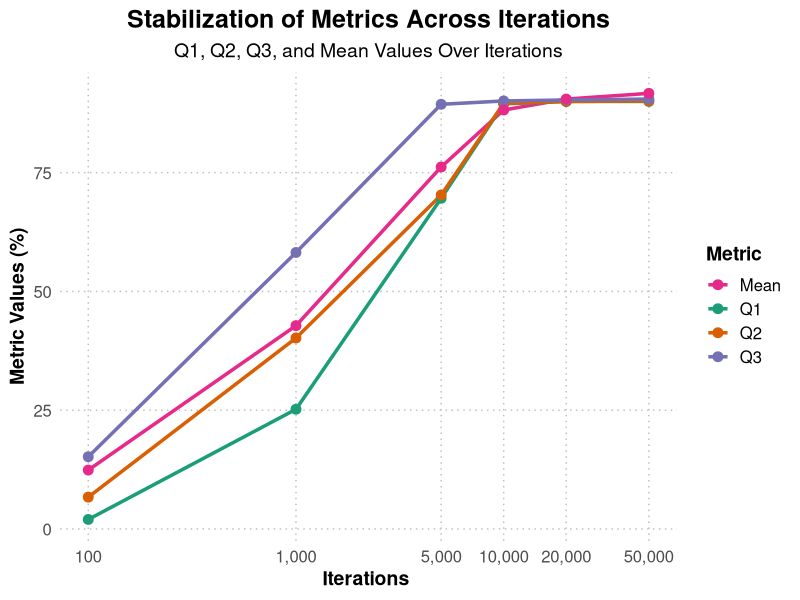
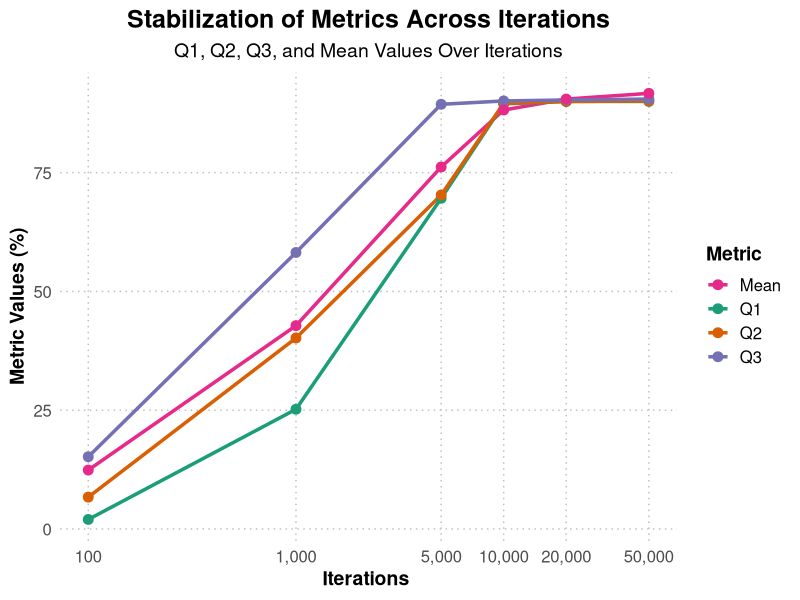

Write R code to recreate these figures, in order. (Note: this script raises an error after producing the figures.)
# Load necessary libraries
library(ggplot2)
library(tidyr)

# Example data
iterations <- c(100, 1000, 5000, 10000, 20000, 50000)
q1 <- c(2.0, 25.2, 69.6, 89.5, 90.0, 90.0) # Q1 values
q2 <- c(6.7, 40.2, 70.3, 89.6, 90.0, 90.1) # Median (Q2) values
q3 <- c(15.2, 58.2, 89.4, 90.1, 90.3, 90.5) # Q3 values
mean <- c(12.4, 42.8, 76.2, 88.2, 90.5, 91.7) # Mean values

data <- data.frame(Iterations = iterations, Q1 = q1, Q2 = q2, Q3 = q3, Mean = mean)

# Convert data to long format for ggplot
data_long <- pivot_longer(data, cols = c("Q1", "Q2", "Q3", "Mean"), names_to = "Metric", values_to = "Value")

# Create the fancy plot
ggplot(data_long, aes(x = Iterations, y = Value, color = Metric, group = Metric)) +
  geom_line(size = 1.2) + # Bold lines for clarity
  geom_point(size = 3) + # Distinct points
  scale_x_log10(breaks = iterations, labels = scales::comma_format()) + # Log scale with clean labels
  scale_color_manual(values = c("Q1" = "#1b9e77", "Q2" = "#d95f02", "Q3" = "#7570b3", "Mean" = "#e7298a")) + # Custom colors
  labs(
    title = "Stabilization of Metrics Across Iterations",
    subtitle = "Q1, Q2, Q3, and Mean Values Over Iterations",
    x = "Iterations ",
    y = "Metric Values (%)",
    color = "Metric"
  ) +
  theme_minimal(base_size = 14) + # Clean minimal theme with larger font size
  theme(
    plot.title = element_text(face = "bold", size = 18, hjust = 0.5),
    plot.subtitle = element_text(size = 14, hjust = 0.5),
    axis.title.x = element_text(size = 14, face = "bold"),
    axis.title.y = element_text(size = 14, face = "bold"),
    axis.text = element_text(size = 12),
    legend.title = element_text(size = 14, face = "bold"),
    legend.text = element_text(size = 12),
    panel.grid.major = element_line(size = 0.5, linetype = "dotted", color = "gray"),
    panel.grid.minor = element_blank() # Remove minor gridlines for clarity
  )


ggsave("Q1_Q2_Q3_mean_AcrossIter.png", dpi = 300, width = 10, height = 8, bg = "white")

library(UpSetR)


# Μετονομάζουμε τα στοιχεία της λίστας, προσθέτοντας "(n=...)" στο τέλος
names(list_of_subsets) <- paste0(
  names(list_of_subsets),
  " (n=", sapply(list_of_subsets, length), ")"
)



list_of_subsets <- list(
  subset100    = bsgs_results100$final_genes,
  subset1000   = bsgs_results1000$final_genes,
  subset5000   = bsgs_results5000$final_genes,
  subset10000  = bsgs_results10000$final_genes,
  subset20000  = bsgs_results20000$final_genes,
  subset50000  = bsgs_results50000$final_genes
)

upset_data <- fromList(list_of_subsets)

# Ορίζουμε τη σειρά των sets από το μικρότερο στο μεγαλύτερο.
my_order <- c("subset100", "subset1000", "subset5000", 
              "subset10000", "subset20000", "subset50000")

upset(
  upset_data,
  sets       = my_order,    # Τα σετ εμφανίζονται με αυτή την ακολουθία
  keep.order = TRUE,        # Διατηρεί την ακολουθία που δηλώσαμε
  order.by   = "freq",      # Πώς ταξινομούνται οι τομές (διατηρείται για την main bar)
  main.bar.color = "cornflowerblue",
  sets.bar.color = "darkorange"
)

ggsave("UpSetR.png", dpi = 300, width = 10, height = 8, bg = "white")
